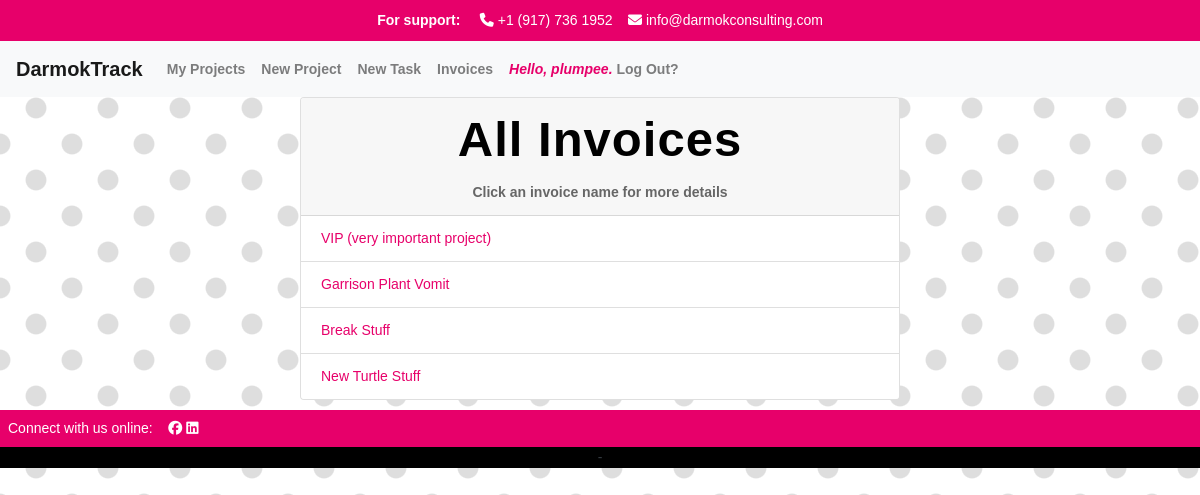
The app's page /invoices_list/ (signed in), older data.
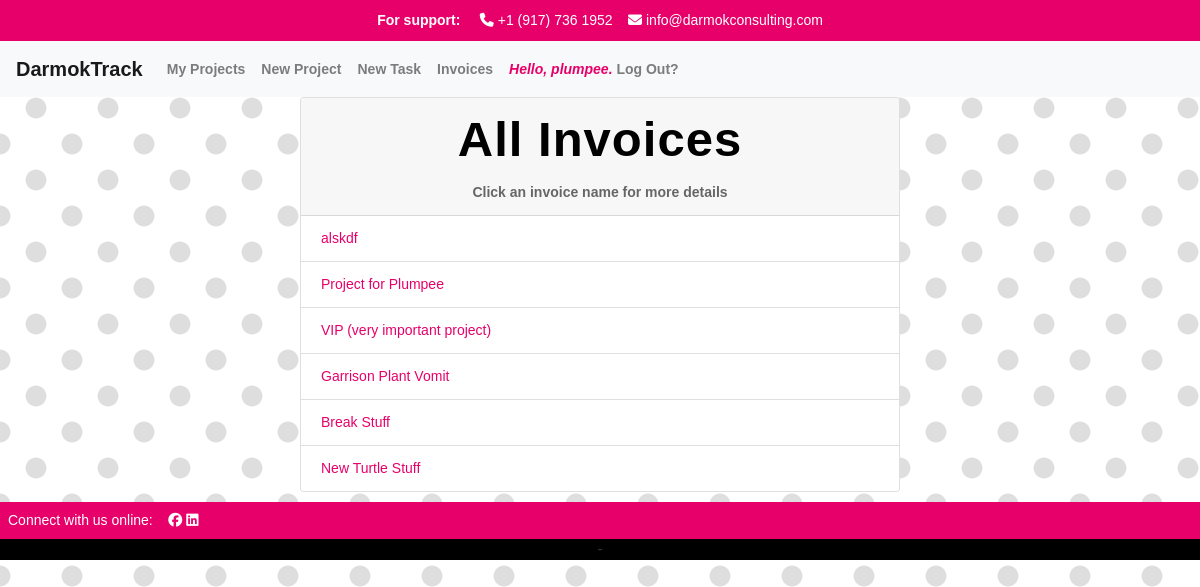
The same page, newer data.
### apps/track/models.py (models this page shows, shortened)
class Project(models.Model):
    PENDING = 'pending'
    PAID = 'paid'
    CREDIT_MEMO = 'credit_memo'
    CHOICES_STATUS = {
        (PENDING, 'pending'),
        (PAID, 'paid'),
        (CREDIT_MEMO, 'credit_memo'),
    }
    project_manager = models.ForeignKey(User, related_name='project_manager', on_delete=models.CASCADE)
    name = models.CharField('Project Name', max_length=250)
    start = models.DateTimeField(auto_now_add=True)
    customer = models.CharField(max_length=250)
    customer_address = models.CharField(max_length=250, null=True)
    customer_citystatezip = models.CharField(max_length=250, null=True)
    budget_hours = models.IntegerField(default=0)
    budget_dollars = models.DecimalField(max_digits=10, decimal_places=2, default=0.00)
    is_active = models.BooleanField('Active', default=True)
    projects = models.ForeignKey(User, blank=True, related_name='project_list', on_delete=models.CASCADE)
    time_models = models.ManyToManyField(TimeModel, related_name='projects')
    invoice_status = models.CharField(max_length=25, choices=CHOICES_STATUS, default=PENDING)
    class Meta:
        ordering = ['-start']

### apps/track/views.py (the view)
# urls.py: path('invoices_list/', views.invoices_list, name='invoices_list'),
def invoices_list(request):
    projects = Project.objects.all()
    return render(request, 'track/invoices_list.html', {
        'projects': projects,
        })

### apps/track/templates/track/invoices_list.html (shortened to what this page needs)
{% extends "track/layout.html" %}
{% load mathfilters %}
{% load humanize %}
{% load static %}
{% block body %}
<div class="card w-50">
<div class="card-header">
<h1>All Invoices</h1>
<strong><center>Click an invoice name for more details</center></strong>
</div>
{% if user.is_authenticated %}
    {% for project in projects %}
        <ul class="list-group list-group-flush">
            <a href="{% url "invoice" project_id=project.id %}" class="list-group-item">{{ project.name }}</a>
    {% endfor %}
        </div>
{% endif %}
{% endblock %}

Row changes from the older to the newer data that the page shows:
added Project: name "alskdf"
added Project: name "Project for Plumpee"
